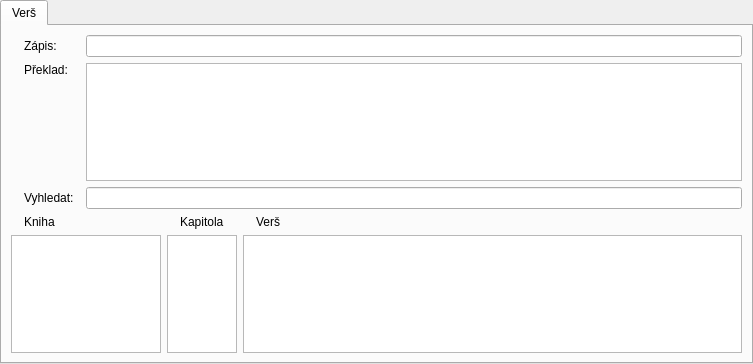
<?xml version="1.0" encoding="UTF-8"?>
<ui version="4.0">
 <class>BibleVerseSelectionWidget</class>
 <widget class="QWidget" name="BibleVerseSelectionWidget">
  <property name="geometry">
   <rect>
    <x>0</x>
    <y>0</y>
    <width>753</width>
    <height>364</height>
   </rect>
  </property>
  <property name="windowTitle">
   <string>Form</string>
  </property>
  <layout class="QVBoxLayout" name="verticalLayout">
   <property name="leftMargin">
    <number>0</number>
   </property>
   <property name="topMargin">
    <number>0</number>
   </property>
   <property name="rightMargin">
    <number>0</number>
   </property>
   <property name="bottomMargin">
    <number>0</number>
   </property>
   <item>
    <widget class="QTabWidget" name="tabWidget">
     <widget class="QWidget" name="tab_2">
      <attribute name="icon">
       <iconset resource="../../res/resources.qrc">
        <normaloff>:/icons/16/Holy Bible_16px.png</normaloff>:/icons/16/Holy Bible_16px.png</iconset>
      </attribute>
      <attribute name="title">
       <string>Verš</string>
      </attribute>
      <layout class="QGridLayout" name="gridLayout">
       <item row="3" column="0">
        <widget class="QLabel" name="label_16">
         <property name="pixmap">
          <pixmap resource="../../res/resources.qrc">:/icons/16/Search_16px.png</pixmap>
         </property>
        </widget>
       </item>
       <item row="3" column="1">
        <widget class="QLabel" name="label_6">
         <property name="text">
          <string>Vyhledat:</string>
         </property>
        </widget>
       </item>
       <item row="0" column="1">
        <widget class="QLabel" name="label">
         <property name="text">
          <string>Zápis:</string>
         </property>
        </widget>
       </item>
       <item row="0" column="3">
        <widget class="QLineEdit" name="lnCode"/>
       </item>
       <item row="3" column="3">
        <widget class="QLineEdit" name="lnSearch">
         <property name="clearButtonEnabled">
          <bool>true</bool>
         </property>
        </widget>
       </item>
       <item row="1" column="0">
        <widget class="QLabel" name="label_15">
         <property name="pixmap">
          <pixmap resource="../../res/resources.qrc">:/icons/16/Google Translate_16px.png</pixmap>
         </property>
        </widget>
       </item>
       <item row="0" column="2">
        <spacer name="horizontalSpacer_4">
         <property name="orientation">
          <enum>Qt::Horizontal</enum>
         </property>
         <property name="sizeType">
          <enum>QSizePolicy::Preferred</enum>
         </property>
         <property name="sizeHint" stdset="0">
          <size>
           <width>15</width>
           <height>20</height>
          </size>
         </property>
        </spacer>
       </item>
       <item row="0" column="0">
        <widget class="QLabel" name="label_11">
         <property name="pixmap">
          <pixmap resource="../../res/resources.qrc">:/icons/16/Holy Bible_16px.png</pixmap>
         </property>
        </widget>
       </item>
       <item row="4" column="0" colspan="4">
        <layout class="QGridLayout" name="gridLayout_2">
         <item row="1" column="0" colspan="2">
          <widget class="QListView" name="lstBooks">
           <property name="sizePolicy">
            <sizepolicy hsizetype="Expanding" vsizetype="Expanding">
             <horstretch>3</horstretch>
             <verstretch>0</verstretch>
            </sizepolicy>
           </property>
           <property name="minimumSize">
            <size>
             <width>150</width>
             <height>0</height>
            </size>
           </property>
           <property name="editTriggers">
            <set>QAbstractItemView::NoEditTriggers</set>
           </property>
           <property name="alternatingRowColors">
            <bool>true</bool>
           </property>
           <property name="uniformItemSizes">
            <bool>true</bool>
           </property>
          </widget>
         </item>
         <item row="0" column="1">
          <widget class="QLabel" name="label_2">
           <property name="text">
            <string>Kniha</string>
           </property>
          </widget>
         </item>
         <item row="1" column="2" colspan="2">
          <widget class="QListView" name="lstChapters">
           <property name="sizePolicy">
            <sizepolicy hsizetype="Expanding" vsizetype="Expanding">
             <horstretch>1</horstretch>
             <verstretch>0</verstretch>
            </sizepolicy>
           </property>
           <property name="editTriggers">
            <set>QAbstractItemView::NoEditTriggers</set>
           </property>
           <property name="alternatingRowColors">
            <bool>true</bool>
           </property>
           <property name="uniformItemSizes">
            <bool>true</bool>
           </property>
          </widget>
         </item>
         <item row="0" column="4">
          <widget class="QLabel" name="label_14">
           <property name="sizePolicy">
            <sizepolicy hsizetype="Maximum" vsizetype="Preferred">
             <horstretch>0</horstretch>
             <verstretch>0</verstretch>
            </sizepolicy>
           </property>
           <property name="pixmap">
            <pixmap resource="../../res/resources.qrc">:/icons/16/Bookmark_16px.png</pixmap>
           </property>
          </widget>
         </item>
         <item row="0" column="3">
          <widget class="QLabel" name="label_3">
           <property name="text">
            <string>Kapitola</string>
           </property>
          </widget>
         </item>
         <item row="0" column="2">
          <widget class="QLabel" name="label_13">
           <property name="sizePolicy">
            <sizepolicy hsizetype="Maximum" vsizetype="Preferred">
             <horstretch>0</horstretch>
             <verstretch>0</verstretch>
            </sizepolicy>
           </property>
           <property name="pixmap">
            <pixmap resource="../../res/resources.qrc">:/icons/16/Scroll_16px.png</pixmap>
           </property>
          </widget>
         </item>
         <item row="0" column="0">
          <widget class="QLabel" name="label_12">
           <property name="sizePolicy">
            <sizepolicy hsizetype="Maximum" vsizetype="Preferred">
             <horstretch>0</horstretch>
             <verstretch>0</verstretch>
            </sizepolicy>
           </property>
           <property name="pixmap">
            <pixmap resource="../../res/resources.qrc">:/icons/16/Torah_16px.png</pixmap>
           </property>
          </widget>
         </item>
         <item row="1" column="4" colspan="2">
          <widget class="QTreeWidget" name="lstVerses">
           <property name="sizePolicy">
            <sizepolicy hsizetype="Expanding" vsizetype="Expanding">
             <horstretch>18</horstretch>
             <verstretch>0</verstretch>
            </sizepolicy>
           </property>
           <property name="contextMenuPolicy">
            <enum>Qt::CustomContextMenu</enum>
           </property>
           <property name="editTriggers">
            <set>QAbstractItemView::NoEditTriggers</set>
           </property>
           <property name="showDropIndicator" stdset="0">
            <bool>false</bool>
           </property>
           <property name="alternatingRowColors">
            <bool>true</bool>
           </property>
           <property name="indentation">
            <number>0</number>
           </property>
           <property name="rootIsDecorated">
            <bool>false</bool>
           </property>
           <property name="uniformRowHeights">
            <bool>true</bool>
           </property>
           <property name="itemsExpandable">
            <bool>false</bool>
           </property>
           <property name="headerHidden">
            <bool>true</bool>
           </property>
           <column>
            <property name="text">
             <string>L</string>
            </property>
           </column>
           <column>
            <property name="text">
             <string>V</string>
            </property>
           </column>
          </widget>
         </item>
         <item row="0" column="5">
          <widget class="QLabel" name="label_4">
           <property name="text">
            <string>Verš</string>
           </property>
          </widget>
         </item>
        </layout>
       </item>
       <item row="1" column="1">
        <widget class="QLabel" name="label_5">
         <property name="text">
          <string>Překlad:</string>
         </property>
        </widget>
       </item>
       <item row="2" column="1">
        <spacer name="verticalSpacer">
         <property name="orientation">
          <enum>Qt::Vertical</enum>
         </property>
         <property name="sizeHint" stdset="0">
          <size>
           <width>20</width>
           <height>40</height>
          </size>
         </property>
        </spacer>
       </item>
       <item row="1" column="3" rowspan="2">
        <widget class="BibleTranslationListBox" name="lstBibleTranslations"/>
       </item>
      </layout>
     </widget>
    </widget>
   </item>
  </layout>
  <action name="actionGoToChapter">
   <property name="icon">
    <iconset resource="../../res/resources.qrc">
     <normaloff>:/icons/16/Scroll_16px.png</normaloff>:/icons/16/Scroll_16px.png</iconset>
   </property>
   <property name="text">
    <string>Přejít na kapitolu</string>
   </property>
  </action>
 </widget>
 <customwidgets>
  <customwidget>
   <class>BibleTranslationListBox</class>
   <extends>QListWidget</extends>
   <header>wgt/bibletranslationlistbox.h</header>
  </customwidget>
 </customwidgets>
 <resources>
  <include location="../../res/resources.qrc"/>
 </resources>
 <connections/>
</ui>
